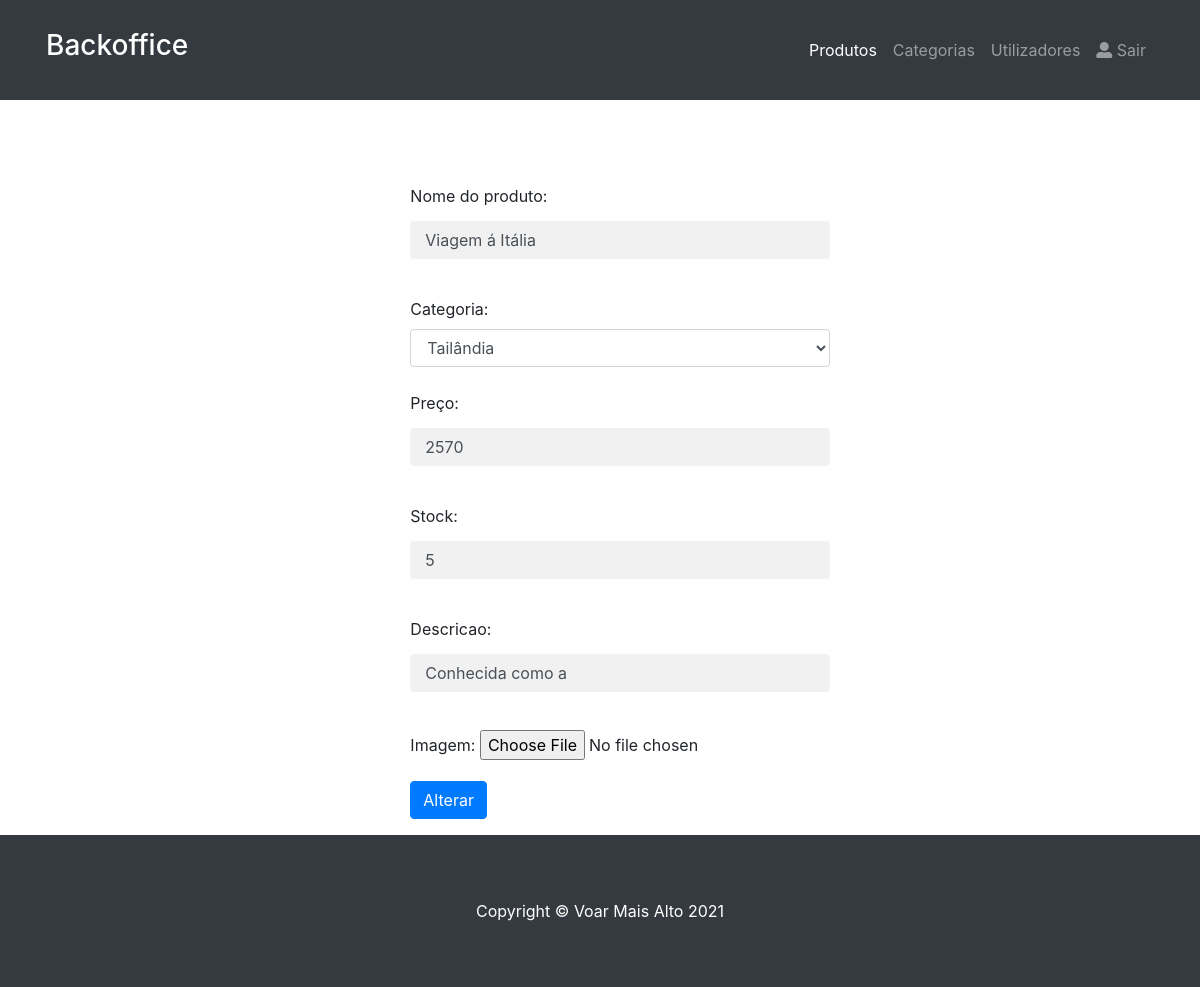
The app's page /admin/alterarProduto.php?id=24 (signed in), older data.
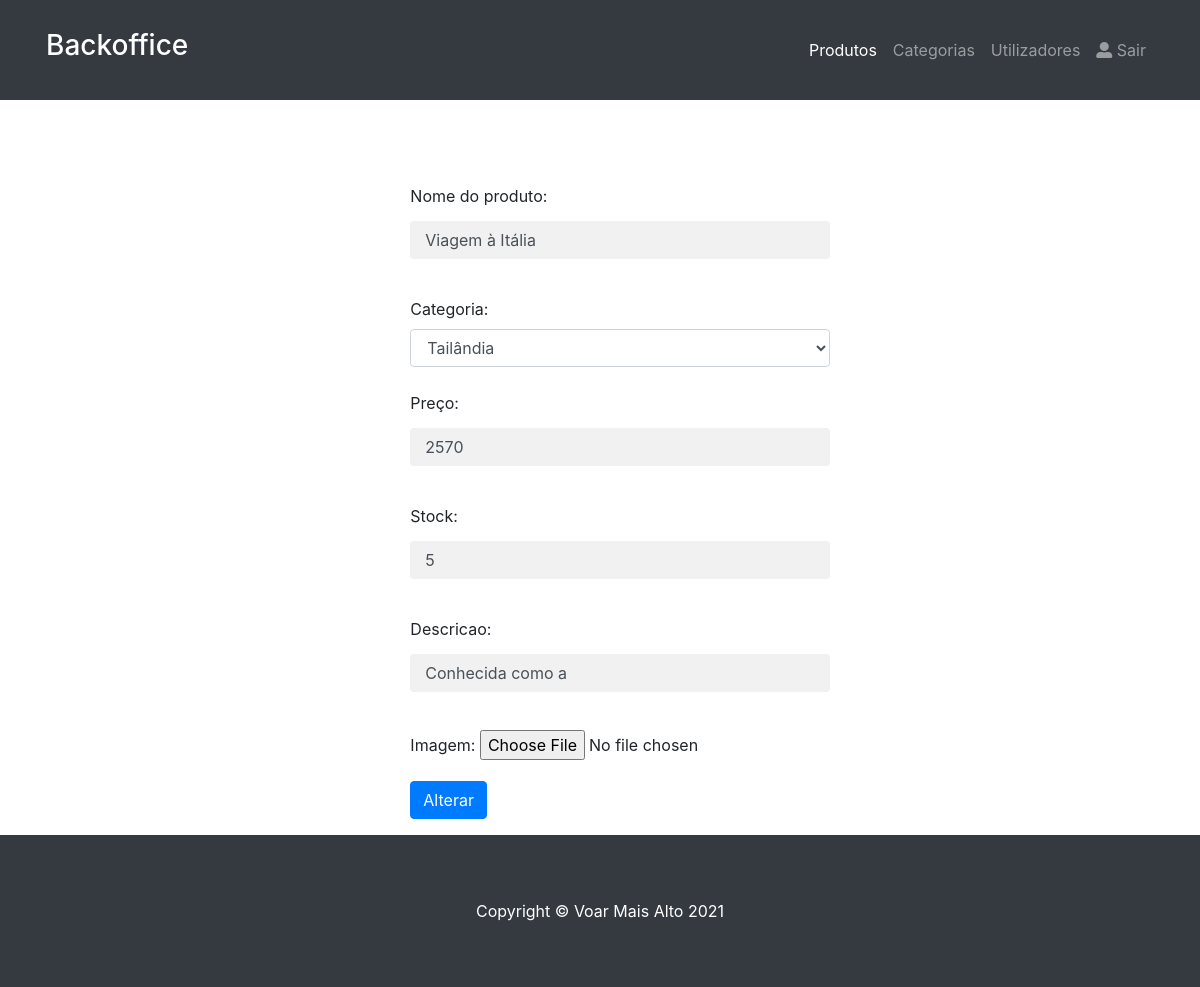
The same page, newer data.
### tables this page shows
CREATE TABLE `produto` (
  `produtoID` int(11) NOT NULL,
  `produtoNome` varchar(50) NOT NULL,
  `preco` double NOT NULL,
  `stock` int(11) NOT NULL,
  `imagem` varchar(200) NOT NULL,
  `categoriaID` int(11) NOT NULL,
  `descricao` varchar(600) NOT NULL
);

### admin/alterarProduto.php (the view, shortened to what this page needs)
<!DOCTYPE html>
<html lang="en">
<head>
  <link href="../vendor/bootstrap/css/bootstrap.min.css" rel="stylesheet">
  <link href="../css/shop-homepage.css" rel="stylesheet">
  <link rel="stylesheet" href="https://use.fontawesome.com/releases/v5.7.2/css/all.css">
</head>
<body>
<?php
  include '../db/config.php';
?>
  <nav class="navbar navbar-expand-lg navbar-dark bg-dark fixed-top">
    <div class="container">
      <a class="navbar-brand"><h3><n>Backoffice</n></h3></a>
      <div class="collapse navbar-collapse" id="navbarResponsive">
        <ul class="navbar-nav ml-auto">
          <li class="nav-item active">
            <a class="nav-link" href="listaProdutos.php">Produtos
            </a>
          </li>
          <li class="nav-item">
            <a class="nav-link" href="listaCategorias.php">Categorias</a>
          </li>
          <li class="nav-item">
            <a class="nav-link" href="listaUtilizadores.php">Utilizadores</a>
          </li>
		   <?php
		  if (isset($_SESSION['utilizador']) && $_SESSION['tipo'] == "admin" ){
			  echo '<li class="nav-item">';
			  echo '<a class="nav-link" href="post_logout.php"><i class="fa fa-user-alt"></i>  Sair</a>';
			  echo '</li>';
		  }else{
			  header('location:../index.php');
		  }
		  ?>
       </ul>
      </div>
    </div>
  </nav>
  <br></br>
  <div class="container">
    <div class="row">
	<div class="col-lg-4">
      </div>
      <div class="col-lg-5">
	  <br></br>
       <div class="row">
       </div>
        <div class="row">
        <?php
            $id = $_GET['id'];
            $sql1 = "Select * from produto where produtoID='$id'";
            $produtos =$conexao->query($sql1);
            if ($produtos->num_rows >0) {
              $p = $produtos->fetch_assoc();
            }
        ?>
            <form action="alteraProduto.php?id=<?=$id;?>" method="post" enctype="multipart/form-data">
                <div class="form-group">
                    <label> Nome do produto: </label>
                    <input type="text" name="produto" class="form-control" value="<?=$p['produtoNome'];?>" required>
                </div>
                <label> Categoria: </label>
                 <?php
                    $sql="select * from categoria";
                    $categoria = $conexao->query($sql);
                    echo'<select name="categoria"class="form-control">';
                     if ($categoria->num_rows>0) {
                      while( $c = $categoria->fetch_assoc()){
                        echo'<option value="'.$c['CategoriaID'].'">'.$c['CategoriaNome']. '</option>';
                      }
                    }
                    echo'</select>';
                 ?>
                <div class="form-group">
                    <label> Preço: </label>
                    <input type="text" name="preco" class="form-control" value="<?=$p['preco'];?>" required>
                </div>
                <div class="form-group">
                    <label> Stock: </label>
                    <input type="text" name="stock" class="form-control" value="<?=$p['stock'];?>" required>
                </div>
                <div class="form-group">
                    <label> Descricao: </label>
                    <input type="text" name="descricao" class="form-control" value="<?=$p['descricao'];?>" required>
                </div>
                <div class="form-group">
                    <label> Imagem: </label>
                    <input type="file" name="imagem" accept="image/*" required>
                </div>
                <input type="submit" value="Alterar" class="btn btn-primary">
            </form>
        </div>
      </div>
</div>
     </div>
  <footer class="py-5 bg-dark rodape">
    <div class="container">
      <p class="m-0 text-center text-white">Copyright &copy; Voar Mais Alto 2021</p>
    </div>
  </footer>
</body>
</html>

### css/shop-homepage.css (style rules this page uses)
body { padding-top: 56px; }
.rodape { left:0; width: 100%; }
.container { padding: 16px; }
input[type=text], input[type=password] { width: 100%; padding: 15px; margin: 5px 0 22px 0; display: inline-block; border: none; background: #f1f1f1; }
a { color: dodgerblue; }

Row changes from the older to the newer data that the page shows:
changed produto: produto "Viagem á Itália" → "Viagem à Itália"
